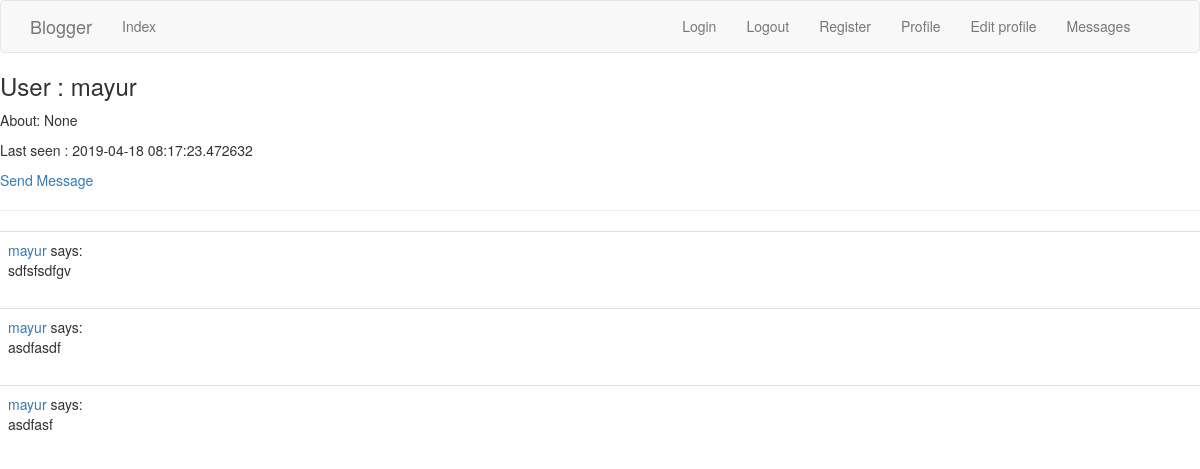
The app's page /main/user/mayur (signed in) with its own data.
### app/models.py (models this page shows, shortened)
class User(UserMixin, db.Model):
	id = db.Column(db.Integer, primary_key = True)
	name = db.Column(db.String(64), index = True, unique = True)
	mail = db.Column(db.String(120), index = True)
	password_hash = db.Column(db.String(128))
	about_me = db.Column(db.String(140))
	last_seen = db.Column(db.DateTime, default = datetime.utcnow)
	last_message_read_time = db.Column(db.DateTime)      #Save when user read message last time.used to find how many unseen messages are remaining.
	posts = db.relationship("Post", backref = "author", lazy="dynamic")  #Post is following table -> this is not field in user table -> just a link
	messages_sent = db.relationship("Message", foreign_keys = "Message.sender_id", backref = "author", lazy = "dynamic")
	messages_recieved = db.relationship("Message", foreign_keys = "Message.reciever_id", backref = "reciever", lazy = "dynamic")
	notifications = db.relationship("Notification", backref = "user", lazy = "dynamic")
	tasks = db.relationship("Task", backref = "user", lazy = "dynamic")
	def getMessagesCount(self):
		last_read_time = self.last_message_read_time or datetime(1900, 1, 1)  #set to oldest so all messges are marked as unseen
		return Message.query.filter_by(reciever = self).filter(Message.timestamp > last_read_time).count()

class Post(db.Model):
	id = db.Column(db.Integer, primary_key=True)
	body = db.Column(db.String(140))
	timestamp = db.Column(db.DateTime, index=True, default=datetime.utcnow)
	user_id = db.Column(db.Integer, db.ForeignKey("user.id")) #user is db table name of above class -> incosistancy

### app/main/routes.py (the view)
@bp.route("/user/<name>")
@login_required
def user(name):
	user = User.query.filter_by(name= name).first_or_404()
	posts = user.posts.order_by(Post.timestamp.desc()) #possible coz of db.relationship of User and Post
	print("giving user template ", name)
	return render_template("user.html", user = user, posts = posts)

### app/main/routes.py (called while the page is built)
@bp.before_request
def before_request():
	if current_user.is_authenticated:
		current_user.last_seen = datetime.utcnow()
		db.session.commit()	  #no need to db.session.add(u) coz current_user runs user_loader which put user in db session

### app/models.py (called while the page is built)
@login.user_loader  #for flask-login
def load_user(id):
	return User.query.get(int(id))

### app/templates/user.html
{% extends "base.html" %}
{% block base_content %}
	<h3> User : {{ user.name }} </h3>
	<p>About: {{ user.about_me }}</p>
	<p>Last seen : {{ user.last_seen }} </p>
	<p>
		<a href="{{ url_for('main.send_message', reciever = user.name ) }}">Send Message </a>
	</p>
	<hr>
	{% for post in posts %}
	{% include "_post.html" %}
	{% endfor %}
{% endblock %}

### app/templates/_post.html (shortened to what this page needs)
<table class="table table-hover">
	<tr>
		<td>
				<span class = "user_popup_class">
					<a href="{{ url_for('main.user', name=post.author.name) }}">{{ post.author.name }}</a>
				</span>
					says:
					<br>
					{{ post.body }}
		</td>
	</tr>
</table>

### records on screen
User: name "mayur", about_me "None", last_seen "2019-04-18 08:17:23.472632"
Post: author.name "mayur", body "sdfsfsdfgv"
Post: author.name "mayur", body "asdfasdf"
Post: author.name "mayur", body "asdfasf"
